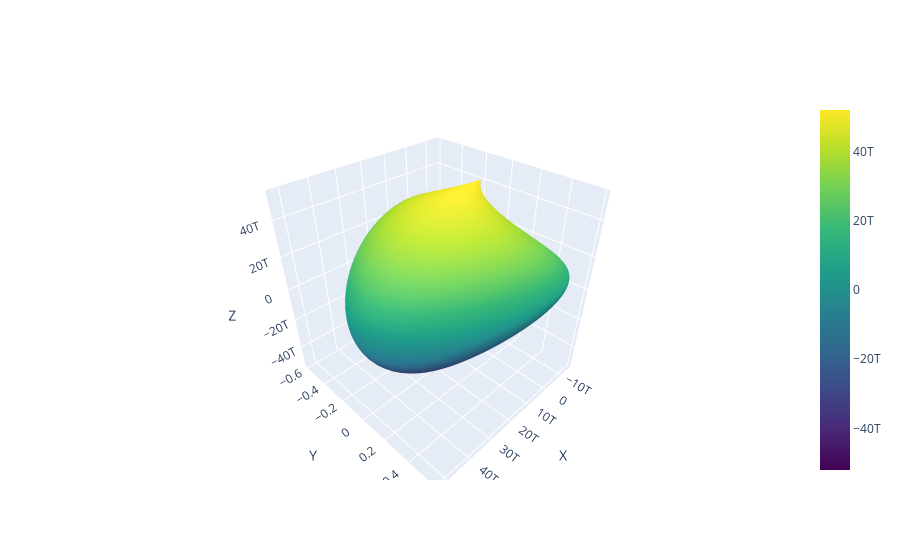

The cell this chart's notebook holds for it:
### Code cell
plot_surf(n=5, l=1, m=0)

### Figure 1 — Plotly figure (JSON) as saved in the notebook; plotly's stock layout.template omitted (floating-point values rounded to 4 significant figures; data arrays with more than 128 entries replaced by an {"elided": "..."} marker saying what was removed)
{"data": [{"colorscale": [[0, "#440154"], [0.1111, "#482878"], [0.2222, "#3e4989"], [0.3333, "#31688e"], [0.4444, "#26828e"], [0.5556, "#1f9e89"], [0.6667, "#35b779"], [0.7778, "#6ece58"], [0.8889, "#b5de2b"], [1, "#fde725"]], "lighting": {"ambient": 0.8}, "lightposition": {"x": 0, "y": 0, "z": 2}, "type": "surface", "x": {"elided": "100x100 float values"}, "y": {"elided": "100x100 float values"}, "z": {"elided": "100x100 float values"}}], "layout": {"scene": {"xaxis": {"title": {"text": "X"}}, "yaxis": {"title": {"text": "Y"}}, "zaxis": {"title": {"text": "Z"}}}}}
